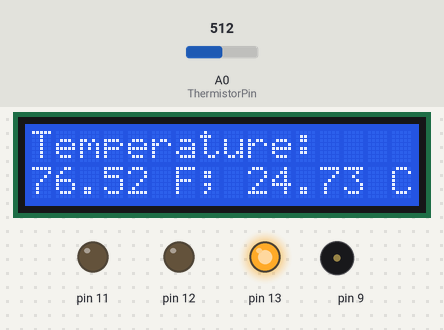
This sketch was run on a simulated Arduino Uno, built with avr-gcc and run on an emulated ATmega328P. Shown: 16×2 character LCD, output pins drawn as LEDs (lit = HIGH), buzzer (waves = sounding). Inputs (shaded band) come from the test bench; at power-on: A0 (ThermistorPin) = 512. What the sketch prints to the serial monitor is not drawn.

Above: at 2.8 s.
2.9 s: A0 (ThermistorPin) set to 581
At 4.9 s:
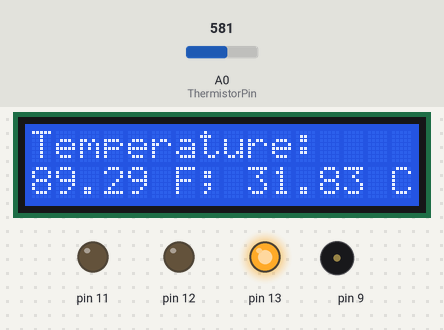
5.7 s: A0 (ThermistorPin) set to 608
At 8.4 s:
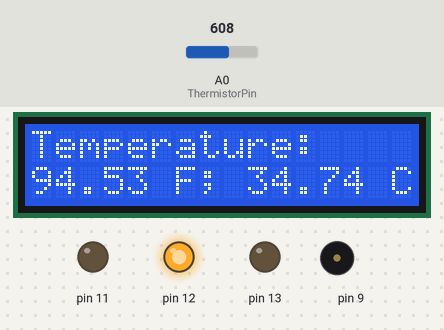
8.7 s: A0 (ThermistorPin) set to 716
At 14.5 s:
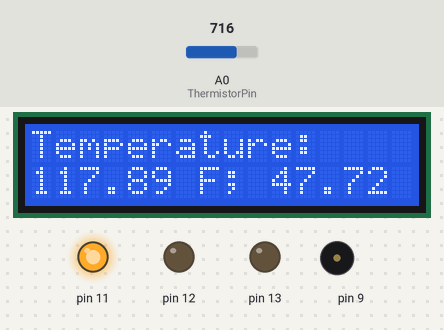
Timing chart, 0 to 20.0 s (numbered marks = the images above; inputs shaded):
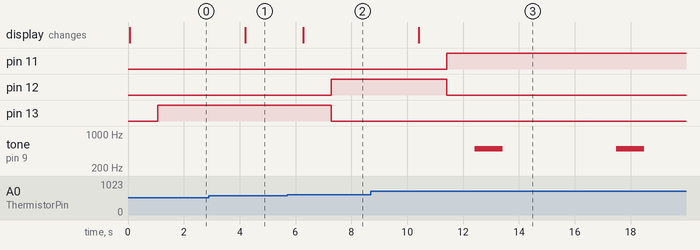

Measured:
- the behaviour switches between 591 and 592 on A0 (ThermistorPin) (found by bisection; images 1 and 2)
- after the input at 2.9 s, the display: changes after 1.3 s (image 1)
- after the input at 5.7 s, pin 12: LOW → HIGH after 1.6 s; pin 13: HIGH → LOW after 1.6 s; the display: changes after 0.58 s (image 2)
- after the input at 8.7 s, pin 11: LOW → HIGH after 2.7 s; pin 12: HIGH → LOW after 2.7 s; tone on pin 9: alternates 500 Hz for 1.0 s and silent for 4.1 s, starting after 3.7 s; the display: changes after 1.7 s (image 3)

The sketch:

Arduino_Thermistor.ino
```cpp
int ThermistorPin = 0;
int Vo;
float R1 = 10000;
float logR2, R2, T, Tc, Tf;
float c1 = 1.009249522e-03, c2 = 2.378405444e-04, c3 = 2.019202697e-07;

#include <LiquidCrystal.h>

LiquidCrystal lcd(10, 8, 5, 4, 3, 2); // RS, E, D4, D5, D6, D7

void setup() {
Serial.begin(9600);
pinMode(13, OUTPUT);
pinMode(12, OUTPUT);
pinMode(11, OUTPUT);
pinMode(9, OUTPUT);

}

void loop() {

  Vo = analogRead(ThermistorPin);
  R2 = R1 * (1023.0 / (float)Vo - 1.0);
  logR2 = log(R2);
  T = (1.0 / (c1 + c2*logR2 + c3*logR2*logR2*logR2));
  Tc = T - 273.15;
  Tf = (Tc * 9.0)/ 5.0 + 32.0;

  Serial.print("Temperature: ");
  Serial.print(Tf);
  Serial.print(" F; ");
  Serial.print(Tc);
  Serial.println(" C");

lcd.begin(16, 2);
lcd.setCursor(0, 0);
lcd.print("Temperature: ");
lcd.setCursor(0, 1);
lcd.print(Tf);
lcd.print(" F; ");
lcd.print(Tc);
lcd.println(" C");
delay(1000);

 if(Tc > 35.0){
  Serial.print("OVERHEAT ")
 ;}

 if(Tc < 33.0){
  Serial.print("COOL ")
 ;}
else{
  Serial.print("");
 ;}

  if(Tc < 35.0&&Tc > 33.0){
  Serial.print("HEATING ")
 ;}
 else{
  Serial.print("");
 ;}

if(Tc < 33.0){
  digitalWrite(13, HIGH);
 ;}
 else{
  digitalWrite(13, LOW);
 ;}

 if(Tc > 33.0){
  digitalWrite(12, HIGH);
 ;}
 else{
  digitalWrite(12, LOW);
 ;}
 if(Tc > 35.0){
  digitalWrite(12, LOW);
 ;}

  if(Tc > 35.0){
  digitalWrite(11, HIGH);
 ;}
 else{
  digitalWrite(11, LOW);
 ;}

  delay(1000);

 if(Tc > 35.0){
  tone(9, 500);
  delay(1000);
  noTone(9);
  delay(2000)
 ;}

}
```
